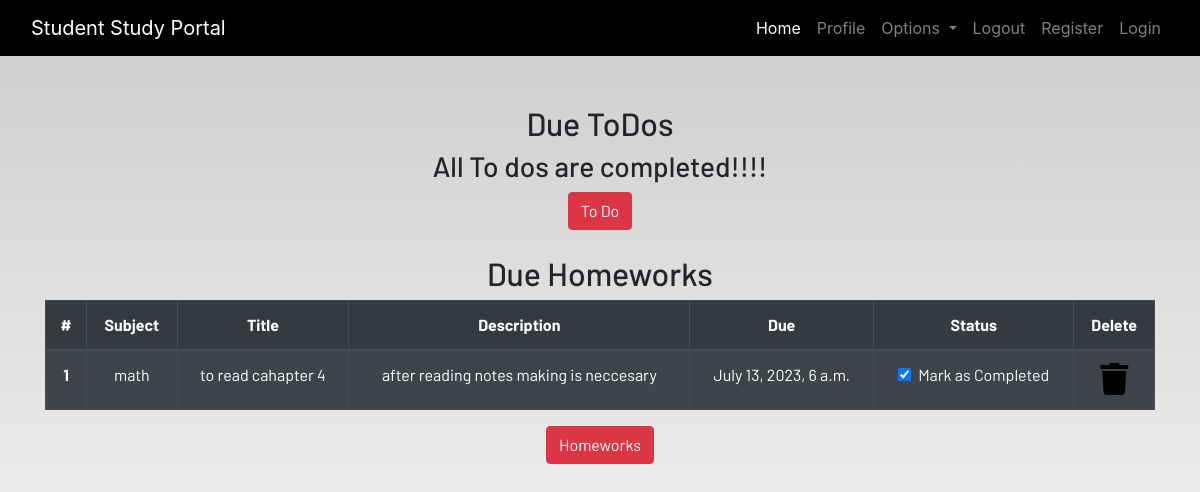
/profile (signed in), run on an earlier commit of the app's database.
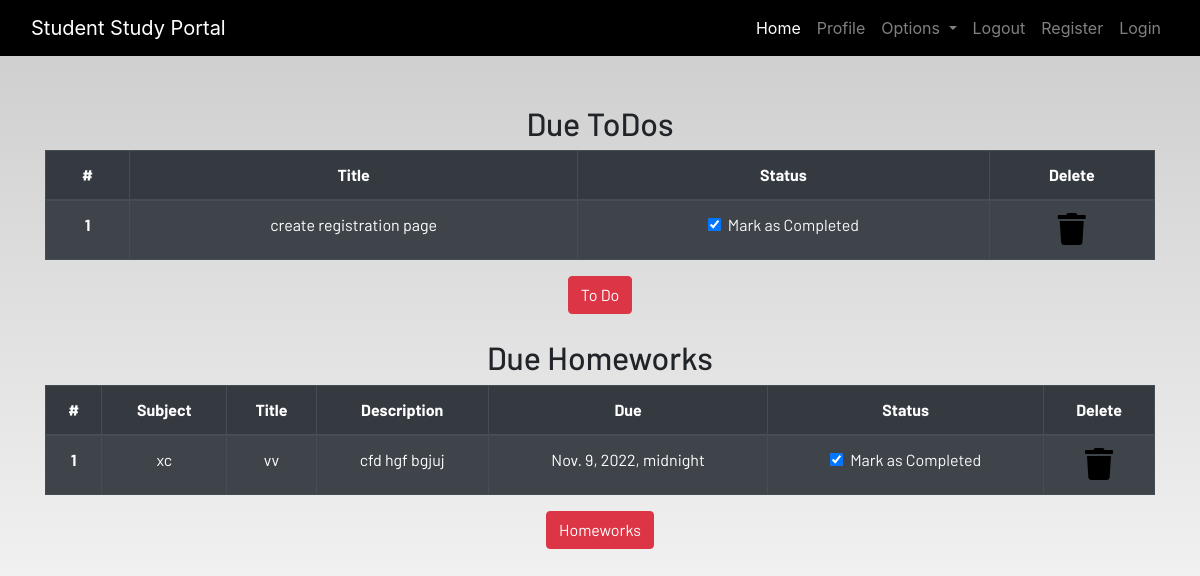
And on a later commit of the database.
### dashboard/models.py (models this page shows, shortened)
class Homework(models.Model):
    user = models.ForeignKey(User, on_delete=models.CASCADE)
    subject = models.CharField(max_length=50)
    title = models.CharField(max_length=100)
    description = models.TextField()
    due = models.DateTimeField()
    is_finished = models.BooleanField(default=False)

class Todo(models.Model):
    user = models.ForeignKey(User, on_delete=models.CASCADE)
    title = models.CharField(max_length=100)
    is_finished = models.BooleanField(default=False)

### dashboard/views.py (the view)
# urls.py: path('profile', dash_views.profile, name = 'profile'),
@login_required(login_url = 'login')
def profile(request):
    homework = Homework.objects.filter(is_finished = False, user = request.user)
    todo = Todo.objects.filter(is_finished = False, user = request.user)
    print(len(homework), len(todo))
    if len(homework) == 0:
        homework_done = True
    else:
        homework_done = False
    if len(todo) == 0 :
        todo_done = True
    else:
        todo_done = False
    context = {
        'homeworks' : homework,
        'todos' : todo,
        'homework_done' : homework_done,
        'todo_done' : todo_done,
    }
    for i in list(homework):
        print(i.id)
    print(homework_done, todo_done)
    return render(request, 'dashboard/profile.html', context)

### dashboard/templates/dashboard/profile.html
{% extends 'dashboard/base.html' %} {% load static %}
{% load crispy_forms_tags%}
{% block content %}
<section class="text-center">
    <div class="container">
        <h2>Due ToDos</h2>
        {% if not todo_done %}
        <table class="table table-striped table-bordered table-hover table-dark">
            <thead>
                <tr>
                    <th scope="col">#</th>
                    <th scope="col">Title</th>
                    <th scope="col">Status</th>
                    <th scope="col">Delete</th>
                </tr>
            </thead>
            <tbody>
                {% for todo in todos %}
                <tr>
                    <th scope="row">{{forloop.counter}}</th>
                    <td>{{todo.title}} </td>
                    <td>
                        <a href="#">
                            <div class="form-check">
                                <input class="form-check-input" type="checkbox" value="" checked id=2>
                                <label class="form-check-label text-light" for="flexCheckDefault">
                                    Mark as Completed
                                </label>
                            </div>
                        </a>
                    </td>
                    <td><a href="{% url 'delete_todo' todo.id %}"><i class="fa fa-trash fa-2x"></i></a></td>
                </tr>
                {% endfor %}
            </tbody>
        </table>
        {% else %}
        <h3>All To dos are completed!!!!</h3>
        {% endif %}
        <a href="{% url 'todo' %}" class="btn btn-danger">To Do</a>
        <br><br>
        <h2>Due Homeworks</h2>
        {% if not homework_done %}
        <table class="table table-striped table-bordered table-hover table-dark">
            <thead>
                <tr>
                    <th scope="col">#</th>
                    <th scope="col">Subject</th>
                    <th scope="col">Title</th>
                    <th scope="col">Description</th>
                    <th scope="col">Due</th>
                    <th scope="col">Status</th>
                    <th scope="col">Delete</th>
                </tr>
            </thead>
            <tbody>
                {% for homework in homeworks %}
                <tr>
                    <th scope="row">{{forloop.counter}}</th>
                    <td>{{homework.subject}}</td>
                    <td>{{homework.title}}</td>
                    <td>{{homework.description}}</td>
                    <td>{{homework.due}}</td>
                    <td>
                        <a href="#">
                            <div class="form-check">
                                <input class="form-check-input" type="checkbox" value="" checked id=2>
                                <label class="form-check-label text-light" for="flexCheckDefault">
                                    Mark as Completed
                                </label>
                            </div>
                        </a>
                    </td>
                    <td><a href="{% url 'delete_homework' homework.id %}"><i class="fa fa-trash fa-2x"></i></a></td>
                </tr>
                {% endfor %}
            </tbody>
        </table>
        {% else %}
        <h3>All To homeworks are completed!!!!</h3>
        {% endif %}
        <a href="{% url 'homework' %}" class="btn btn-danger">Homeworks</a>
    </div>
</section>
{% endblock content %}

What changed in the data, as far as the page shows it:
no longer on this page (row edited): Homework: subject "math", title "to read cahapter 4", description "after reading notes making is neccesary", due "July 13, 2023, 6 a.m."
added Todo: title "create registration page"
added Homework: subject "xc", title "vv", description "cfd hgf bgjuj", due "Nov. 9, 2022, midnight"
Also different on the page:
text no longer shown: "All To dos are completed!!!!"
text now shown: "# Title Status Delete"
